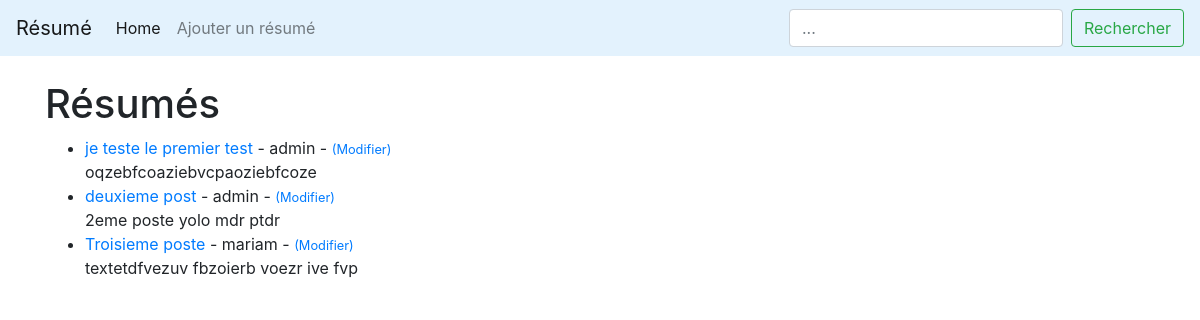
The page / on the database its author committed.
### LeBlog/models.py (models this page shows, shortened)
class Post(models.Model):
        title = models.CharField(max_length=255)
        title_tag = models.CharField(max_length=255)
        author = models.ForeignKey(User, on_delete=models.CASCADE)
        body = models.TextField()

### LeBlog/views.py (the view)
# urls.py: path('', HomeView.as_view(), name="home"),
class HomeView(ListView):
    model = Post
    template_name = 'home.html'

### LeBlog/templates/home.html
{% extends 'base.html' %}
{% block content %}
<h1>Résumés</h1>
<ul>
{%for post in object_list%}
    <li> <a href="{% url 'post-details' post.pk %}">{{post.title}}</a> - {{post.author}} - <small><a href="{% url 'update_post' post.pk %}">(Modifier)</a></small>
        <br/>
        {{post.body}} </li>
{%endfor%}
</ul>
{% endblock %}

### rows shown on the page
Post: title "je teste le premier test", author "admin", body "oqzebfcoaziebvcpaoziebfcoze"
Post: title "deuxieme post", author "admin", body "2eme poste yolo mdr ptdr"
Post: title "Troisieme poste", author "mariam", body "textetdfvezuv fbzoierb voezr ive fvp"
